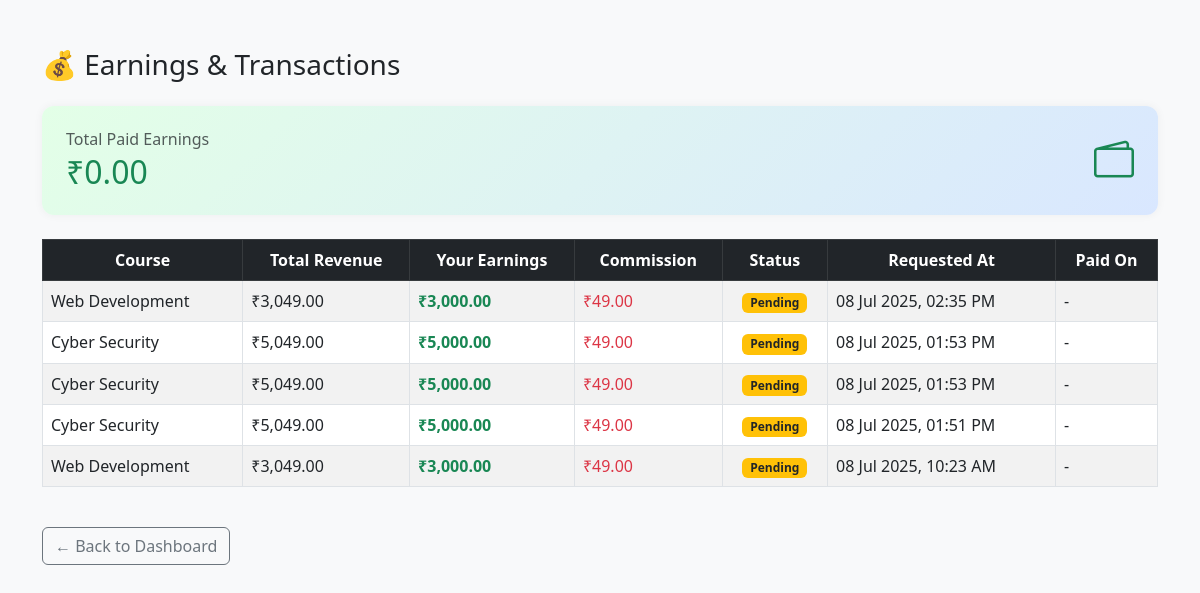
The app's page /instructor/earnings.php (signed in) with its own data.
### tables this page shows
CREATE TABLE `transactions` (
  `id` int(11) NOT NULL,
  `user_id` int(11) DEFAULT NULL,
  `currency` varchar(10) DEFAULT 'USD',
  `status` enum('pending','completed','failed') DEFAULT 'pending',
  `transaction_date` datetime DEFAULT current_timestamp(),
  `course_id` int(11) DEFAULT NULL,
  `requested_at` datetime DEFAULT current_timestamp(),
  `instructor_id` int(11) DEFAULT NULL,
  `student_email` varchar(255) DEFAULT NULL,
  `total_amount` decimal(10,2) DEFAULT NULL,
  `instructor_earnings` decimal(10,2) DEFAULT NULL,
  `platform_commission` decimal(10,2) DEFAULT NULL,
  `payment_method` varchar(50) DEFAULT NULL,
  `payment_details` varchar(255) DEFAULT NULL,
  `paid_at` datetime DEFAULT NULL
);

CREATE TABLE `courses` (
  `id` int(11) NOT NULL,
  `instructor_id` int(11) DEFAULT NULL,
  `title` varchar(255) NOT NULL,
  `description` text DEFAULT NULL,
  `image` varchar(255) DEFAULT NULL,
  `price` decimal(10,2) DEFAULT NULL,
  `duration` varchar(100) DEFAULT NULL,
  `status` enum('draft','published') NOT NULL DEFAULT 'draft',
  `created_at` timestamp NOT NULL DEFAULT current_timestamp(),
  `videos` text DEFAULT NULL,
  `pdfs` text DEFAULT NULL
);

### instructor/earnings.php (the view, shortened to what this page needs)
<?php
require '../config.php';
$instructor_id = $_SESSION['instructor_id'];
$transactions = $conn->query("
  SELECT t.*, c.title
  FROM transactions t
  JOIN courses c ON c.id = t.course_id
  WHERE t.instructor_id = $instructor_id
  ORDER BY t.requested_at DESC
");
$summary = $conn->query("
  SELECT SUM(instructor_earnings) AS total_earnings
  FROM transactions
  WHERE instructor_id = $instructor_id AND status = 'paid'
")->fetch_assoc();
$totalEarnings = $summary['total_earnings'] ?? 0;
?>
<!DOCTYPE html>
<html lang="en">
<head>
  <link href="https://cdn.jsdelivr.net/npm/bootstrap@5.3.0/dist/css/bootstrap.min.css" rel="stylesheet">
  <link href="https://cdn.jsdelivr.net/npm/bootstrap-icons@1.10.5/font/bootstrap-icons.css" rel="stylesheet">
</head>
<body>
<div class="container my-5">
  <h3 class="mb-4">💰 Earnings & Transactions</h3>
  <div class="summary-card mb-4 d-flex justify-content-between align-items-center">
    <div>
      <h6 class="text-muted mb-1">Total Paid Earnings</h6>
      <h2 class="text-success">₹<?= number_format($totalEarnings, 2) ?></h2>
    </div>
    <i class="bi bi-wallet2 fs-1 text-success"></i>
  </div>
  <div class="table-responsive">
    <table class="table table-bordered table-striped align-middle bg-white">
      <thead class="table-dark text-center">
        <tr>
          <th>Course</th>
          <th>Total Revenue</th>
          <th>Your Earnings</th>
          <th>Commission</th>
          <th>Status</th>
          <th>Requested At</th>
          <th>Paid On</th>
        </tr>
      </thead>
      <tbody>
        <?php if ($transactions->num_rows > 0): ?>
          <?php while ($row = $transactions->fetch_assoc()): ?>
            <tr>
              <td><?= htmlspecialchars($row['title']) ?></td>
              <td>₹<?= number_format($row['total_amount'], 2) ?></td>
              <td class="text-success fw-semibold">₹<?= number_format($row['instructor_earnings'], 2) ?></td>
              <td class="text-danger">₹<?= number_format($row['platform_commission'], 2) ?></td>
              <td class="text-center">
                <?= $row['status'] === 'paid'
                      ? '<span class="badge bg-success">Paid</span>'
                      : '<span class="badge bg-warning text-dark">Pending</span>' ?>
              </td>
              <td><?= date('d M Y, h:i A', strtotime($row['requested_at'])) ?></td>
              <td><?= $row['paid_at'] ? date('d M Y, h:i A', strtotime($row['paid_at'])) : '-' ?></td>
            </tr>
          <?php endwhile; ?>
        <?php else: ?>
          <tr>
            <td colspan="7" class="text-center text-muted">No transactions found.</td>
          </tr>
        <?php endif; ?>
      </tbody>
    </table>
  </div>
  <a href="instructor_dashboard.php" class="btn btn-outline-secondary mt-4">
    ← Back to Dashboard
  </a>
</div>
</body>
</html>

### instructor/earnings.php (style rules this page uses)
body { background: #f8f9fa; font-family: 'Segoe UI', sans-serif; }
.summary-card { background: linear-gradient(135deg, #e3ffe7 0%, #d9e7ff 100%); border-radius: 12px; padding: 24px; box-shadow: 0 0 10px rgba(0,0,0,0.05); }
.summary-card h2 { font-size: 2rem; margin: 0; }
.table thead th { white-space: nowrap; }

### records on screen
transactions: course.title "Web Development", total_amount "3,049.00", instructor_earnings "3,000.00", platform_commission "49.00", status "Pending", requested_at "08 Jul 2025, 02:35 PM"
transactions: course.title "Cyber Security", total_amount "5,049.00", instructor_earnings "5,000.00", platform_commission "49.00", status "Pending", requested_at "08 Jul 2025, 01:53 PM"
transactions: course.title "Cyber Security", total_amount "5,049.00", instructor_earnings "5,000.00", platform_commission "49.00", status "Pending", requested_at "08 Jul 2025, 01:53 PM"
transactions: course.title "Cyber Security", total_amount "5,049.00", instructor_earnings "5,000.00", platform_commission "49.00", status "Pending", requested_at "08 Jul 2025, 01:51 PM"
transactions: course.title "Web Development", total_amount "3,049.00", instructor_earnings "3,000.00", platform_commission "49.00", status "Pending", requested_at "08 Jul 2025, 10:23 AM"

### other values on screen
$totalEarnings "0.00"
